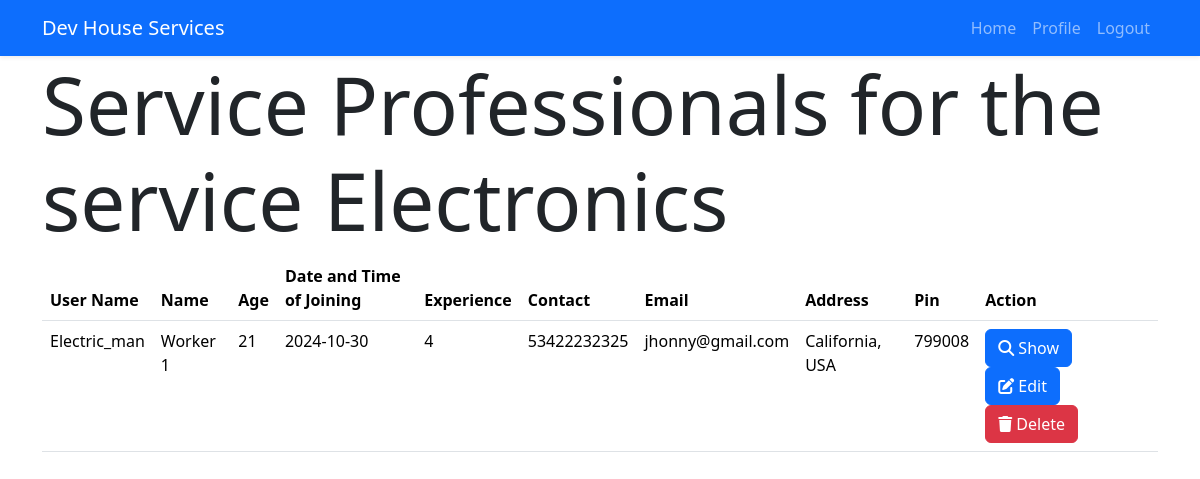
Screenshot of /services/1/ (signed in) with the database file from the repository.
### models.py (models this page shows, shortened)
class Services(db.Model):
    id = db.Column(db.Integer, primary_key=True)
    name = db.Column(db.String(36), unique=True, nullable=False)
    base_price = db.Column(db.Integer)
    time_required = db.Column(db.Integer)
    description = db.Column(db.String(50))
    workers = db.relationship('Worker', backref='service', lazy=True)
    requests = db.relationship('Request', backref='service', lazy=True)

class Worker(db.Model):
    id = db.Column(db.Integer, primary_key=True)
    username = db.Column(db.String(36), unique=True, nullable=False)
    passhash = db.Column(db.String(256), nullable=False)
    name = db.Column(db.String(36), nullable=True)
    age = db.Column(db.Integer, nullable=False)
    service_id = db.Column(db.Integer, db.ForeignKey('services.id'), nullable=True)
    experience = db.Column(db.Integer, nullable=True)
    date_of_join = db.Column(db.Date, default=func.current_date())
    contact = db.Column(db.String(15), nullable=False)
    email = db.Column(db.String(120), nullable=False, unique=True)
    address = db.Column(db.String(100), nullable=False)
    pin = db.Column(db.String(10), nullable=False)
    description = db.Column(db.String(200), nullable=True)
    jobs = db.relationship('Job', backref='worker', lazy=True)
    requests = db.relationship('Request', backref='worker', lazy=True)
    rating = db.Column(db.Float, default=0.0)
    rating_count = db.Column(db.Integer, default=0)

### routs.py (the view)
@app.route('/services/<int:id>/')
@admin_required
def show_service(id):
    service = Services.query.get(id)
    workers = Worker.query.filter_by(service_id=service.id).all()
    return render_template("services/show_service.html", service=service, workers=workers)

### routs.py (called while the page is built)
def admin_required(func):
    @wraps(func)
    def inner(*args, **kwargs):
        if 'user_id' not in session:
            flash('Please login to continue')
            return redirect(url_for('login'))
        user = User.query.get(session['user_id'])
        if not user.is_admin:
            flash('You are not authorized to access this page')
            return redirect(url_for('index'))
        return func(*args, **kwargs)
    return inner

### templates/services/show_service.html (shortened to what this page needs)
{% extends 'layout.html' %}
{% block content %}
    <h1 class="display-1">Service Professionals for the service {{service.name}}</h1>
    <table class="table">
        <thead>
            <tr>
                <th>User Name</th>
                <th>Name</th>
                <th>Age</th>
                <th>Date and Time of Joining</th>
                <th>Experience</th>
                <th>Contact</th>
                <th>Email</th>
                <th>Address</th>
                <th>Pin</th>
                <th>Action</th>
            </tr>
        </thead>
        <tbody>
            {% for worker in workers %}
                <tr>
                    <td>{{worker.username}}</td>
                    <td>{{worker.name}}</td>
                    <td>{{worker.age}}</td>
                    <td>{{worker.date_of_join}}</td>
                    <td>{{worker.experience}}</td>
                    <td>{{worker.contact}}</td>
                    <td>{{worker.email}}</td>
                    <td>{{worker.address}}</td>
                    <td>{{worker.pin}}</td>
                    <td>
                        <a href="{{ url_for('show_worker', service_id=service.id, worker_id=worker.id) }}" class="btn btn-primary">
                            <i class="fa fa-search" aria-hidden="true"></i> Show
                        </a>
                        <a href="{{ url_for('edit_worker', service_id=service.id, worker_id=worker.id) }}" class="btn btn-primary">
                            <i class="fas fa-edit"></i> Edit
                        </a>
                        <a href="{{ url_for('delete_worker', service_id=service.id, worker_id=worker.id) }}" class="btn btn-danger">
                            <i class="fa fa-trash" aria-hidden="true"></i> Delete
                        </a>
                    </td>
                </tr>
            {% endfor %}
        </tbody>
    </table>
{% endblock %}

### rows the page displays
Services: name "Electronics"
Worker: username "Electric_man", name "Worker 1", age "21", date_of_join "2024-10-30", experience "4", contact "53422232325", email "jhonny@gmail.com", address "California, USA", pin "799008"
